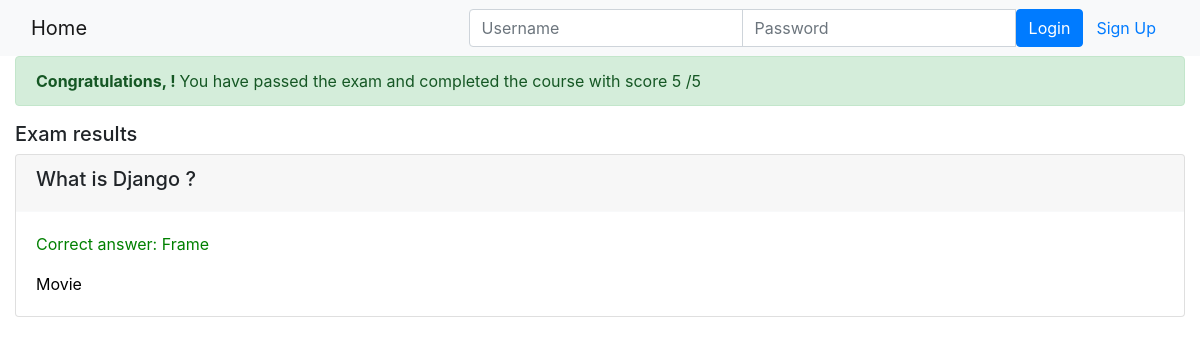
Page /onlinecourse/course/1/submission/1/result/ on the earlier database version.
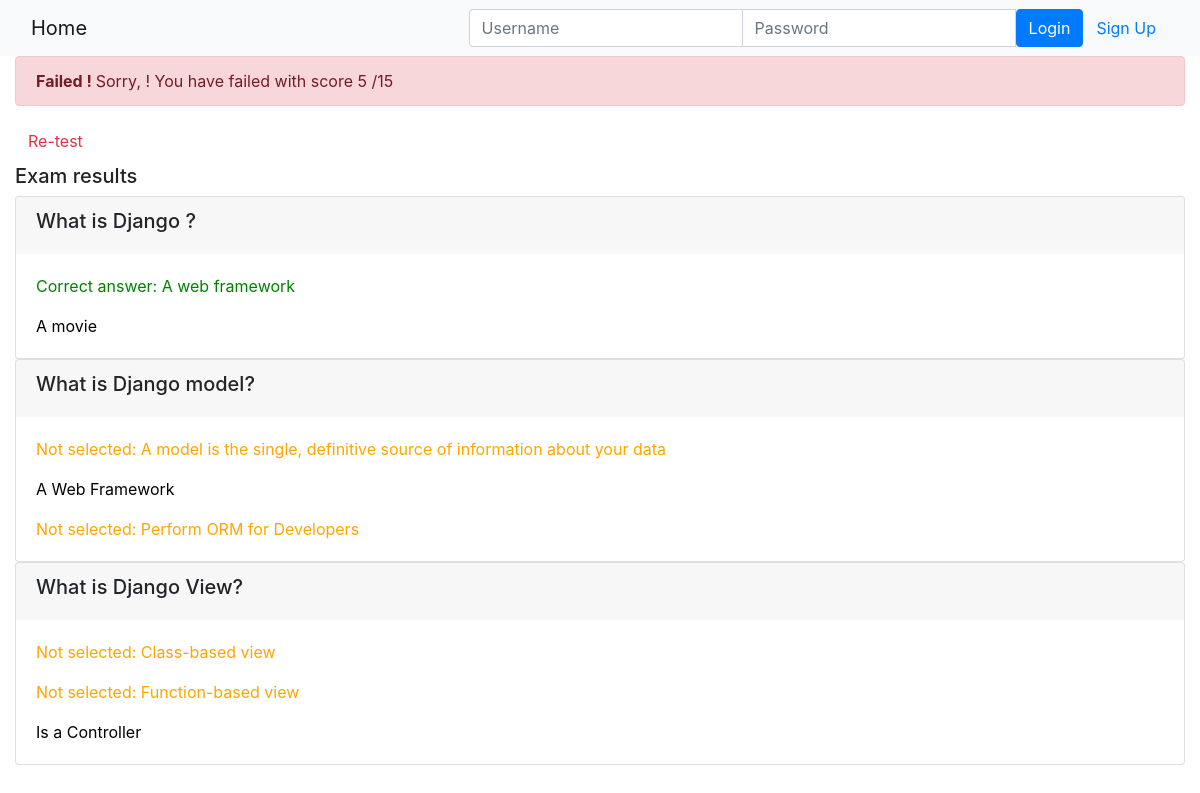
Same page on the later database version.
### onlinecourse/models.py (models this page shows)
class Question(models.Model):
    course = models.ForeignKey(Course, on_delete=models.CASCADE)
    title = models.CharField(max_length=550, default="question title")
    text = models.CharField(max_length=550, default="question text")
    grade = models.FloatField(default=5.0)
    def is_get_score(self, selected_ids):
        all_answers = self.choice_set.filter(is_correct=True).count()
        selected_correct = self.choice_set.filter(is_correct=True, id__in=selected_ids).count()
        if all_answers == selected_correct:
            return True
        else:
            return False

class Choice(models.Model):
    question = models.ForeignKey(Question, on_delete=models.CASCADE)
    text = models.CharField(max_length=550, default="question text")
    is_correct = models.BooleanField(default=False)

### onlinecourse/views.py (the view)
# urls.py: path('course/<int:course_id>/submission/<int:submission_id>/result/', views.show_exam_result, name='show_exam_result'),
def show_exam_result(request, course_id, submission_id):
    course = get_object_or_404(Course, pk=course_id)
    submission = get_object_or_404(Submission, pk=submission_id)
    choices = submission.choices.all()
    total_mark, mark = 0, 0
    for question in course.question_set.all():
        total_mark += round(question.grade)
        if question.is_get_score(choices):
            mark += round(question.grade)
    return render(
        request,
        'onlinecourse/exam_result_bootstrap.html',
        {"course":course, "choices":choices,"mark":mark,
            "total_mark": total_mark,
            "submission": submission,
            "grade": int((mark / total_mark) * 100)}
    )

### onlinecourse/templates/onlinecourse/exam_result_bootstrap.html (shortened to what this page needs)
<!DOCTYPE html>
<html lang="en">
<head>
    {% load static %}
    <link rel="stylesheet" href="https://maxcdn.bootstrapcdn.com/bootstrap/4.5.2/css/bootstrap.min.css">
</head>
<body>
 <nav class="navbar navbar-light bg-light">
    <div class="container-fluid">
        <div class="navbar-header">
              <a class="navbar-brand" href="{% url 'onlinecourse:index' %}">Home</a>
        </div>
        <ul class="nav navbar-nav navbar-right">
            {% if user.is_authenticated %}
            <li>
                <a class="btn btn-link" href="#">{{ user.first_name }}({{ user.username }})</a>
                <a class="btn btn-link" href="{% url 'onlinecourse:logout' %}">Logout</a>
            </li>
            {% else %}
            <li>
                <form class="form-inline" action="{% url 'onlinecourse:login' %}" method="post">
                    <div class="input-group">
                        <input type="text" class="form-control" placeholder="Username" name="username" >
                        <input type="password" class="form-control" placeholder="Password" name="psw" >
                        <button class="btn btn-primary" type="submit">Login</button>
                        <a class="btn btn-link" href="{% url 'onlinecourse:registration' %}">Sign Up</a>
                    </div>
                </form>
            </li>
            {% endif %}
        </ul>
    </div>
</nav>
<div class="container-fluid">
    {% if grade > 80 %}
    <div class="alert alert-success">
       <b> Congratulations, {{user.name}} ! </b> You have passed the exam and completed
            the course with score {{mark}} /{{total_mark}}
    </div>
        {% else %}
        <div class="alert alert-danger">
            <b> Failed ! </b>Sorry, {{user.name}} ! You have failed with score  {{mark}} /{{total_mark}}
        </div>
        <a class="btn btn-link text-danger" href="{% url 'onlinecourse:course_details' course.id %}">Re-test</a>
        {% endif %}
        <div class="card-columns-vertical mt-1">
        <h5 class="">Exam results</h5>
            {% for question in course.question_set.all %}
                <div class="card">
                    <div class="card-header border-light">
                        <h5>{{question.text}}</h5>
                    </div>
                    <div class="card-body">
                        {% for choice in question.choice_set.all %}
                           {% if choice.is_correct and choice in choices %}
                            <p class="card-text" style="color:green">Correct answer: {{choice.text}}</p>
                            {% elif choice.is_correct and choice not in choices %}
                            <p class="card-text" style="color:orange">Not selected: {{choice.text}}</p>
                            {% elif choice.is_correct == False and choice in choices %}
                            <p class="card-text" style="color:red">Wrong answer: {{choice.text}}</p>
                            {% else %}
                            <p class="card-text" style="color:black">{{choice.text}}</p>
                            {% endif %}
                        {% endfor %}
                    </div>
                </div>
            {% endfor %}
        </div>
    </div>
</body>
</html>

Differences in the rows shown:
changed Choice: text "Frame" → "A web framework"
changed Choice: text "Movie" → "A movie"
added Question: text "What is Django model?"
added Choice: text "A model is the single, definitive source of information about your data", shown under "What is Django model?"
added Choice: text "A Web Framework", shown under "What is Django model?"
added Choice: text "Perform ORM for Developers", shown under "What is Django model?"
added Question: text "What is Django View?"
added Choice: text "Class-based view", shown under "What is Django View?"
added Choice: text "Function-based view", shown under "What is Django View?"
added Choice: text "Is a Controller", shown under "What is Django View?"
Other differences:
{{ mark }}: (not shown) → "5"
{{ total_mark }}: (not shown) → "15"
{{ mark }}: "5" → (not shown)
{{ total_mark }}: "5" → (not shown)
text no longer shown: "Congratulations, ! You have passed the exam and completed the course with score"
text now shown: "Failed ! Sorry, ! You have failed with score Re-test"
